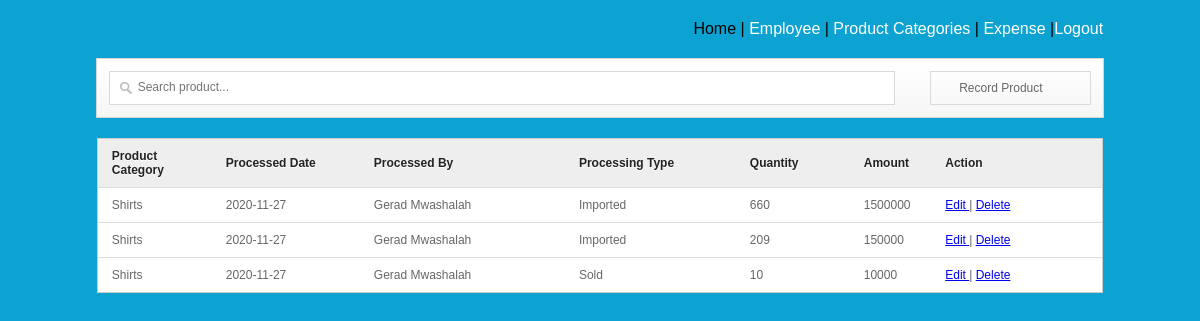
Page / (signed in) on the committed database.
### tables this page shows
CREATE TABLE `products` (
  `prod_id` int(11) NOT NULL,
  `cat_id` int(5) NOT NULL,
  `emplo_id` int(4) NOT NULL,
  `actionID` tinyint(2) NOT NULL,
  `business_date` date NOT NULL,
  `product_amount` int(11) NOT NULL,
  `amount_money` double NOT NULL
);

CREATE TABLE `categories` (
  `catID` int(5) NOT NULL,
  `cat_desc` varchar(100) NOT NULL,
  `qts` int(5) NOT NULL DEFAULT '0'
);

CREATE TABLE `employee` (
  `empID` int(4) NOT NULL,
  `emp_fname` varchar(30) NOT NULL,
  `emp_mname` varchar(30) NOT NULL,
  `emp_lname` varchar(30) NOT NULL,
  `type_id` tinyint(1) NOT NULL DEFAULT '1',
  `working_status` tinyint(1) NOT NULL DEFAULT '1',
  `emp_pass` varchar(250) NOT NULL
);

CREATE TABLE `action_on_product` (
  `action_id` tinyint(2) NOT NULL,
  `action_desc` varchar(100) NOT NULL
);

### dbconf.php (called while the page is built)
<?php
    return $config = ["database"=>[
                                  "host" => "localhost",
                                  "dname" => "business",
                                  "chars" => "utf8",
                                  "uname" => "accademic",
                                  "passwd" => "179@shalafa2010",
                                  "option" => [
                           PDO::ATTR_ERRMODE =>
                                   PDO::ERRMODE_EXCEPTION,
                           PDO::ATTR_DEFAULT_FETCH_MODE =>
                                   PDO::FETCH_ASSOC
                               ]
                           ]
                       ];
?>

### core/bootstrap.php (called while the page is built)
<?php
$db = require'dbconf.php';
require_once'core/connection.php';
require_once'core/qryexcution.php';
return new QryExcution(Connection::make($db['database']));
?>

### core/connection.php (called while the page is built)
<?php
class Connection
{
 public static function make($config){
	try{
		return new PDO("mysql:host=".$config['host'].
			";dbname=".$config['dname'].
			";charset=".$config['chars'],
			$config['uname'],
			$config['passwd'],
			$config['option']
		);
	}
	catch(PDOException $e){
		$e->getMessage();
	}
  }
}

### core/qryexcution.php (called while the page is built, shortened)
<?php
class QryExcution
{
	protected $pdocon;
	public function __construct($pdocon)
	{
		$this->pdocon = $pdocon;
	}
	public function selectAll($sql, $ops=[]){
		$stm = $this->pdocon->prepare($sql);
		$stm->execute($ops);
		return $stm->fetchAll();
	}
}

### index.php (the view, shortened to what this page needs)
<?php
$boot = require_once'core/bootstrap.php';
$boot->user_session();
?>
<link href="src/facebox.css" media="screen" rel="stylesheet" type="text/css" />
<div id="log">
Home | <a href="Employee.php">Employee</a> | <a href="prod-categories.php">Product Categories</a> | <a href="expenses.php">Expense</a> |<a href="user_logout.php">Logout</a>
</div>
<div id="formdesign">
<input type="text" name="filter" value="" id="filter" placeholder="Search product..." autocomplete="off" />
<a rel="facebox" href="add.php" id="add">Record Product</a>
</div>
<table cellspacing="0" cellpadding="2" id="resultTable">
<thead>
	<tr>
		<th width="10%"> Product Category</th>
		<th width="13%"> Processed Date</th>
		<th width="18%"> Processed By </th>
		<th width="15%"> Processing Type </th>
		<th width="10%"> Quantity </th>
		<th width="5%"> Amount </th>
		<th width="15%"> Action </th>
	</tr>
</thead>
<tbody>
	<?php
		$result = $boot->selectAll("SELECT * FROM products p
		    INNER JOIN categories c
		    ON p.cat_id = c.catID
		    INNER JOIN action_on_product a
		    ON p.actionID = a.action_id
		    INNER JOIN employee e
            ON p.emplo_id = e.empID
			ORDER BY business_date DESC");
		foreach($result as $row){
	?>
	<tr class="record">
		<td><?php echo $row['cat_desc']; ?></td>
		<td><?php echo $row['business_date']; ?></td>
		<td><?php echo $row['emp_fname']." ".$row['emp_lname']; ?></td>
		<td><?php echo $row['action_desc']; ?></td>
		<td><?php echo $row['product_amount']; ?></td>
		<td><?php echo $row['amount_money']; ?></td>
		<td><a rel="facebox" href="editform.php?id=<?php echo $row['prod_id']; ?>"  title="Click To Edit"> Edit </a> | <a href="#" id="<?php echo $row['prod_id']; ?>" class="delbutton" title="Click To Delete">Delete</a></td>
	</tr>
	<?php
		}
	?>
</tbody>
</table>

### index.php (style rules this page uses)
table { border-collapse: separate; background-color: #FFFFFF; border-spacing: 0; width: 85%; color: #666666; text-shadow: 0 1px 0 #FFFFFF; border: 1px solid #CCCCCC; box-shadow: 0; margin: 0 auto;font-family: arial; }
table thead tr th { background: none repeat scroll 0 0 #EEEEEE; color: #222222; padding: 10px 14px; text-align: left; border-top: 0 none; font-size: 12px; }
table tbody tr td { background-color: #FFFFFF; font-size: 12px; text-align: left; padding: 10px 14px; border-top: 1px solid #DDDDDD; }
#log { width: 85%; text-align: right; margin: 20px auto; font-family: arial; }
#log a { color: #FFFFFF; text-decoration: none; font-family: arial; }
#formdesign { background: linear-gradient(to bottom, #FFFFFF 0%, #F6F6F6 100%) repeat scroll 0 0 rgba(0, 0, 0, 0); border: 1px solid #D5D5D5; padding: 12px; position: relative; margin: 20px auto; width: 83%; clear: both; height: 34px; }
#filter { -moz-box-sizing: border-box; background: url("img/big_search.png") no-repeat scroll 10px 10px #FFFFFF; box-shadow: none; display: block; font-size: 12px; height: 34px; padding: 9px 140px 9px 28px;display: block; font-size: 12px; height: 34px; padding: 9px 140px 9px 28px; width: 80%; border: 1px solid #DADADA; transition: border 0.2s linear 0s, box-shadow 0.2s linear 0s; padding-top: 6px; float: left; }
#add { float: right; width: 10.5%; display: block; font-size: 12px; height: 14px; padding: 9px 28px 9px 28px; border: 1px solid #DADADA; }
a#add { text-decoration: none; color: #666666; font-family: arial; font-size: 12px; }

### rows in the picture
products: cat.cat_desc "Shirts", business_date "2020-11-27", emplo.emp_fname "Gerad", emplo.emp_lname "Mwashalah", actionID.action_desc "Imported", product_amount "660", amount_money "1500000"
products: cat.cat_desc "Shirts", business_date "2020-11-27", emplo.emp_fname "Gerad", emplo.emp_lname "Mwashalah", actionID.action_desc "Imported", product_amount "209", amount_money "150000"
products: cat.cat_desc "Shirts", business_date "2020-11-27", emplo.emp_fname "Gerad", emplo.emp_lname "Mwashalah", actionID.action_desc "Sold", product_amount "10", amount_money "10000"
